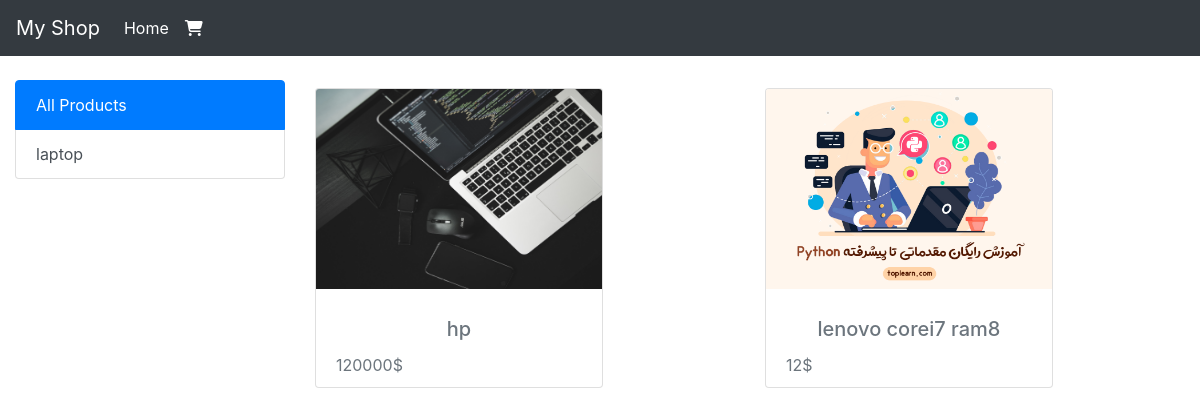
The page / on the database its author committed.
### shop/models.py (models this page shows, shortened)
class Category(models.Model):
    name = models.CharField(max_length=200, db_index=True)
    slug = models.CharField(max_length=200, db_index=True)
    class Meta:
        ordering = ["name"]
        verbose_name = "category"
        verbose_name_plural = "categories"
    def get_absolute_url(self):
        return reverse("shop:product_list_category", args=[self.slug])

class Product(models.Model):
    category = models.ForeignKey("Category", related_name="products", on_delete=models.CASCADE)
    name = models.CharField(max_length=200, db_index=True)
    slug = models.CharField(max_length=200, db_index=True)
    image = models.ImageField(upload_to='products/%Y/%m/%d', blank=True)
    description = models.TextField(blank=True)
    price = models.PositiveIntegerField()
    available = models.BooleanField(default=True)
    created = models.DateTimeField(auto_now_add=True)
    updated = models.DateTimeField(auto_now=True)
    class Meta:
        ordering = ["name"]
        index_together = (('id', 'slug'),)
    def get_absolute_url(self):
        return reverse("shop:product_detail", args=[self.id, self.slug])

### shop/views.py (the view)
# urls.py: path('', views.product_list, name='product_list'),
def product_list(request, category_slug=None):
    category = None
    categories = Category.objects.all()
    products = Product.objects.filter(available=True)
    if category_slug:
        category = get_object_or_404(Category, slug=category_slug)
        products = products.filter(category=category)
    context = {
        'categories': categories,
        'category': category,
        'products': products
    }
    return render(request, '../templates/shop/products/list.html', context)

### cart/context_processors.py (called while the page is built)
def cart(request):
    return{'cart': Cart(request),}

### templates/shop/products/list.html (shortened to what this page needs)
{% extends "shop/base.html" %}
{% block content %}
  <div class="container-fluid">
    <div class="row mt-4">
      <div class="col-3">
        <div id="list-example" class="list-group">
          <a class="list-group-item list-group-item-action {% if not category %}active{% endif %}" href="{% url 'shop:product_list' %}">All Products</a>
          {% for cat in categories %}
          <a class="list-group-item list-group-item-action {% if cat == category %}active{% endif %}" href="{{cat.get_absolute_url}}">{{cat.name}}</a>
          {% endfor %}
        </div>
      </div>
      <div class="col-9">
        <div class="row">
          {% for product in products %}
          <div class="col">
            <a href="{{product.get_absolute_url}}" class="text-decoration-none text-secondary">
              <div class="card my-2" style="width: 18rem;height:300px;">
                <img class="card-img-top mb-2" src="{{product.image.url}}" width="200" height="200" alt="Card image cap">
                <div class="card-body">
                  <h5 class="card-title text-center">{{product.name}}</h5>
                  <p class="card-text">{{product.price}}$</p>
                </div>
              </div>
            </a>
          </div>
        {% endfor %}
        </div>
      </div>
    </div>
  </div>
{% endblock content %}

### rows shown on the page
Category: name "laptop"
Product: image (picture), name "hp", price "120000"
Product: image (picture), name "lenovo corei7 ram8", price "12"
